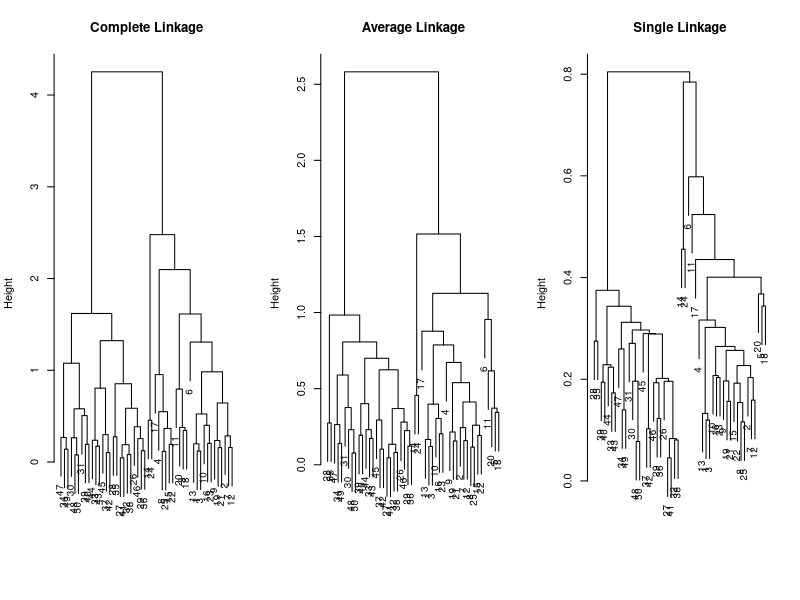
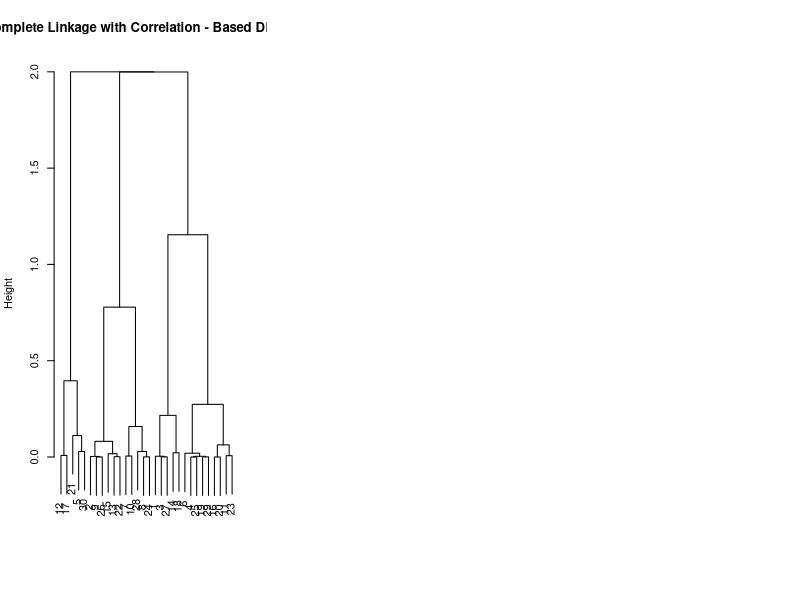

Recreate these plots in R, in order.

set.seed(1)
x  <- matrix(rnorm(50*2), ncol = 2)
x[1:25, 1] <- x[1:25, 1] + 3
x[1:25, 2] <- x[1:25, 2] - 4

x; D_x <- dist(scale(x)); str(D_x)

hc_c <- hclust(D_x, method = "complete")
hc_a <- hclust(D_x, method = "average")
hc_s <- hclust(D_x, method = "single")

par(mfrow = c(1,3))
plot(hc_c, main = "Complete Linkage", xlab = "" , sub="", cex=.9)
plot(hc_a, main = "Average Linkage" , xlab = "", sub="" , cex=.9)
plot(hc_s, main = "Single Linkage" , xlab = "" , sub="" , cex=.9)

cutree(hc_c, 3)
cutree(hc_a, 3)
cutree(hc_s, 3)


x <- matrix(rnorm(30 * 3), ncol = 3)
dd <- as.dist(1 - cor(t(x)))
plot(hclust(dd, method = "complete"), main = "Complete Linkage with Correlation - Based Distance" , xlab = " " ,sub=" " )